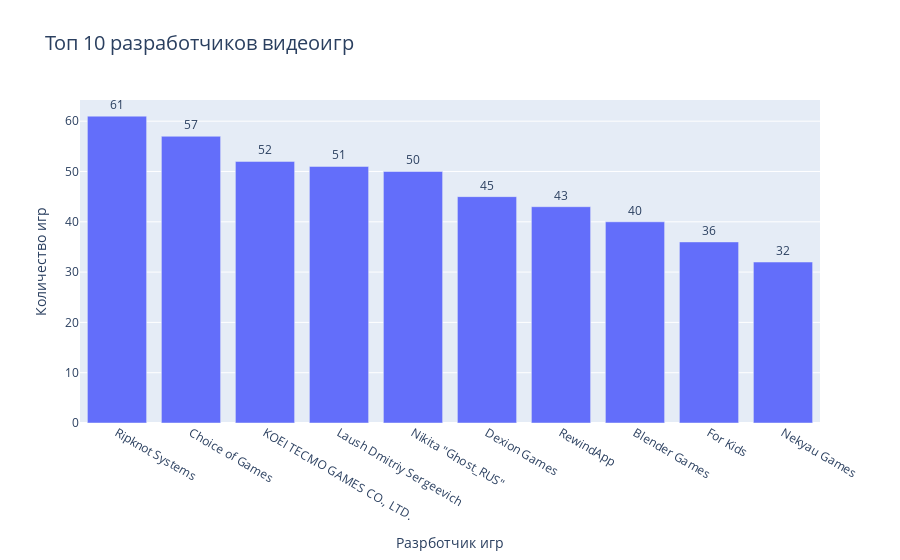

Write notebook code for a chart like this one.
### Markdown cell above
Найдем и построим диаграммы для топ 10 разработчиков видеоигр и отдельно для топ 10 издателей видеоигр, начиная с 2017 года (включительно)

### Code cell
developer_ = copy[copy.release_date.dt.year > 2016]
dev = developer_.groupby(
    by = 'developer', as_index = False)[['developer']].agg("value_counts").sort_values(by = 'count', ascending = False)[:10]

value = list(dev['count'])
labels = list(dev['developer'])
data = [go.Bar(
    x = labels,
    y = value,
    text = value 
)]
fig = go.Figure(data = data)
fig.update_layout(
    title = 'Топ 10 разработчиков видеоигр',
    title_font_size = 20,
    xaxis_title = "Разрботчик игр",
    yaxis_title = "Количество игр"
    )
fig.update_traces(textfont_size = 12, textangle = 0, textposition = "outside", cliponaxis = False)
fig.show()

### Figure 1 — Plotly figure (JSON) as saved in the notebook; plotly's stock layout.template omitted (floating-point values rounded to 4 significant figures)
{"data": [{"cliponaxis": false, "text": ["61", "57", "52", "51", "50", "45", "43", "40", "36", "32"], "textangle": 0, "textfont": {"size": 12}, "textposition": "outside", "type": "bar", "x": ["Ripknot Systems", "Choice of Games", "KOEI TECMO GAMES CO., LTD.", "Laush Dmitriy Sergeevich", "Nikita \"Ghost_RUS\"", "Dexion Games", "RewindApp", "Blender Games", "For Kids", "Nekyau Games"], "y": [61, 57, 52, 51, 50, 45, 43, 40, 36, 32]}], "layout": {"title": {"font": {"size": 20}, "text": "Топ 10 разработчиков видеоигр"}, "xaxis": {"title": {"text": "Разрботчик игр"}}, "yaxis": {"title": {"text": "Количество игр"}}}}
